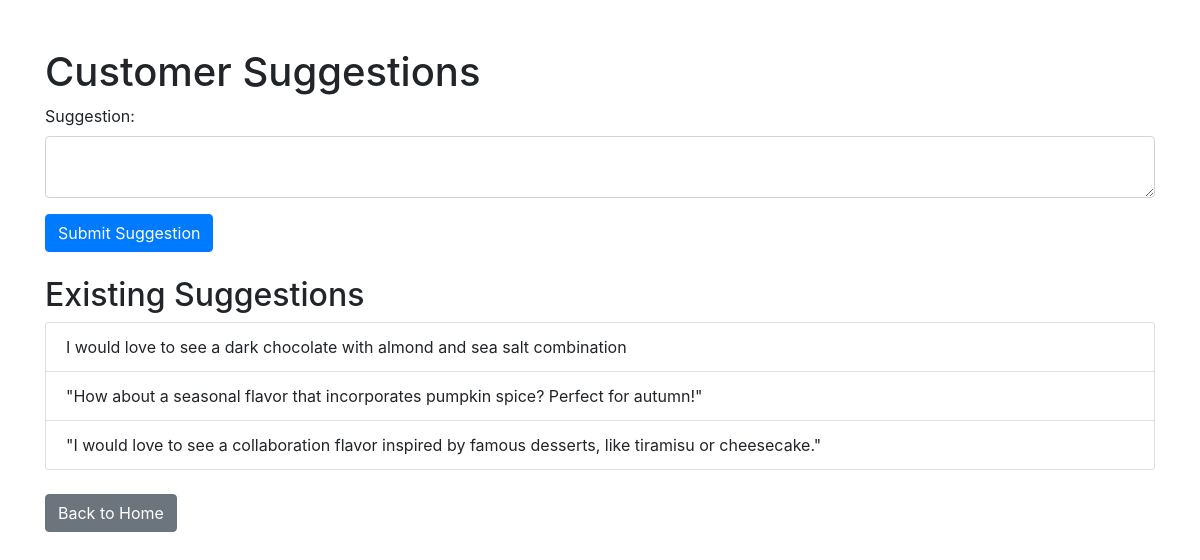
Screenshot of /customer-suggestions with the database file from the repository.
### chocolate_house/app.py (models this page shows)
class CustomerSuggestion(db.Model):
    id = db.Column(db.Integer, primary_key=True)
    suggestion = db.Column(db.Text, nullable=False)

### chocolate_house/app.py (the view)
@app.route("/customer-suggestions", methods=["GET", "POST"])
def customer_suggestions():
    if request.method == "POST":
        suggestion = CustomerSuggestion(suggestion=request.form["suggestion"])
        db.session.add(suggestion)
        db.session.commit()
    suggestions = CustomerSuggestion.query.all()
    return render_template("customer_suggestions.html", suggestions=suggestions)

### chocolate_house/templates/customer_suggestions.html (shortened to what this page needs)
<!DOCTYPE html>
<html lang="en">
<head>
    <link rel="stylesheet" href="https://stackpath.bootstrapcdn.com/bootstrap/4.5.2/css/bootstrap.min.css">
</head>
<body>
    <div class="container mt-5">
        <h1>Customer Suggestions</h1>
        <form method="POST" class="mb-4">
            <div class="form-group">
                <label for="suggestion">Suggestion:</label>
                <textarea name="suggestion" class="form-control" required></textarea>
            </div>
            <button type="submit" class="btn btn-primary">Submit Suggestion</button>
        </form>
        <h2>Existing Suggestions</h2>
        <ul class="list-group">
            {% for suggestion in suggestions %}
                <li class="list-group-item">{{ suggestion.suggestion }}</li>
            {% endfor %}
        </ul>
        <a href="{{ url_for('index') }}" class="btn btn-secondary mt-4">Back to Home</a>
    </div>
</body>
</html>

### rows the page displays
CustomerSuggestion: suggestion "I would love to see a dark chocolate with almond and sea salt combination"
CustomerSuggestion: suggestion "\"How about a seasonal flavor that incorporates pumpkin spice? Perfect for autumn!\""
CustomerSuggestion: suggestion "\"I would love to see a collaboration flavor inspired by famous desserts, like tiramisu or cheesecake.\""
